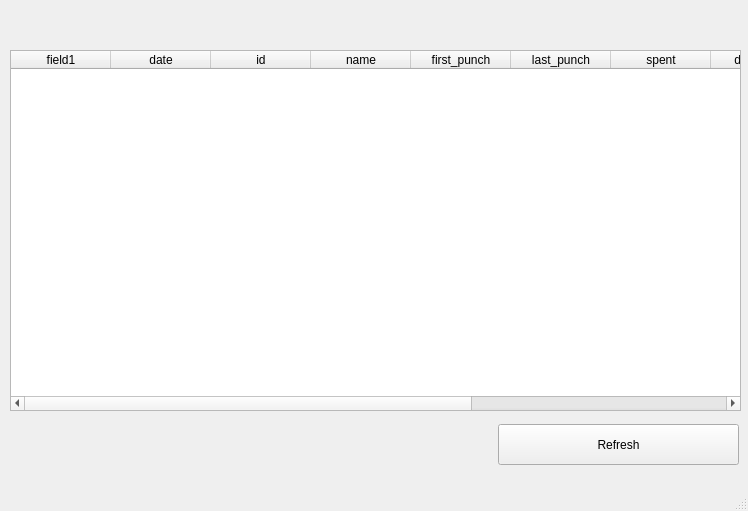
<?xml version="1.0" encoding="UTF-8"?>
<ui version="4.0">
 <class>MainWindow</class>
 <widget class="QMainWindow" name="MainWindow">
  <property name="geometry">
   <rect>
    <x>0</x>
    <y>0</y>
    <width>748</width>
    <height>511</height>
   </rect>
  </property>
  <property name="windowTitle">
   <string>MainWindow</string>
  </property>
  <widget class="QWidget" name="centralwidget">
   <widget class="QTableWidget" name="tableWidget">
    <property name="geometry">
     <rect>
      <x>10</x>
      <y>50</y>
      <width>731</width>
      <height>361</height>
     </rect>
    </property>
    <column>
     <property name="text">
      <string>field1</string>
     </property>
    </column>
    <column>
     <property name="text">
      <string>date</string>
     </property>
    </column>
    <column>
     <property name="text">
      <string>id</string>
     </property>
    </column>
    <column>
     <property name="text">
      <string>name</string>
     </property>
    </column>
    <column>
     <property name="text">
      <string>first_punch</string>
     </property>
    </column>
    <column>
     <property name="text">
      <string>last_punch</string>
     </property>
    </column>
    <column>
     <property name="text">
      <string>spent</string>
     </property>
    </column>
    <column>
     <property name="text">
      <string>deficiency</string>
     </property>
    </column>
    <column>
     <property name="text">
      <string>percentile</string>
     </property>
    </column>
    <column>
     <property name="text">
      <string>remarks</string>
     </property>
    </column>
    <column>
     <property name="text">
      <string>emotion</string>
     </property>
    </column>
   </widget>
   <widget class="QPushButton" name="pushButton">
    <property name="geometry">
     <rect>
      <x>498</x>
      <y>424</y>
      <width>241</width>
      <height>41</height>
     </rect>
    </property>
    <property name="text">
     <string>Refresh</string>
    </property>
   </widget>
  </widget>
  <widget class="QMenuBar" name="menubar">
   <property name="geometry">
    <rect>
     <x>0</x>
     <y>0</y>
     <width>748</width>
     <height>22</height>
    </rect>
   </property>
  </widget>
  <widget class="QStatusBar" name="statusbar"/>
 </widget>
 <resources/>
 <connections/>
</ui>
